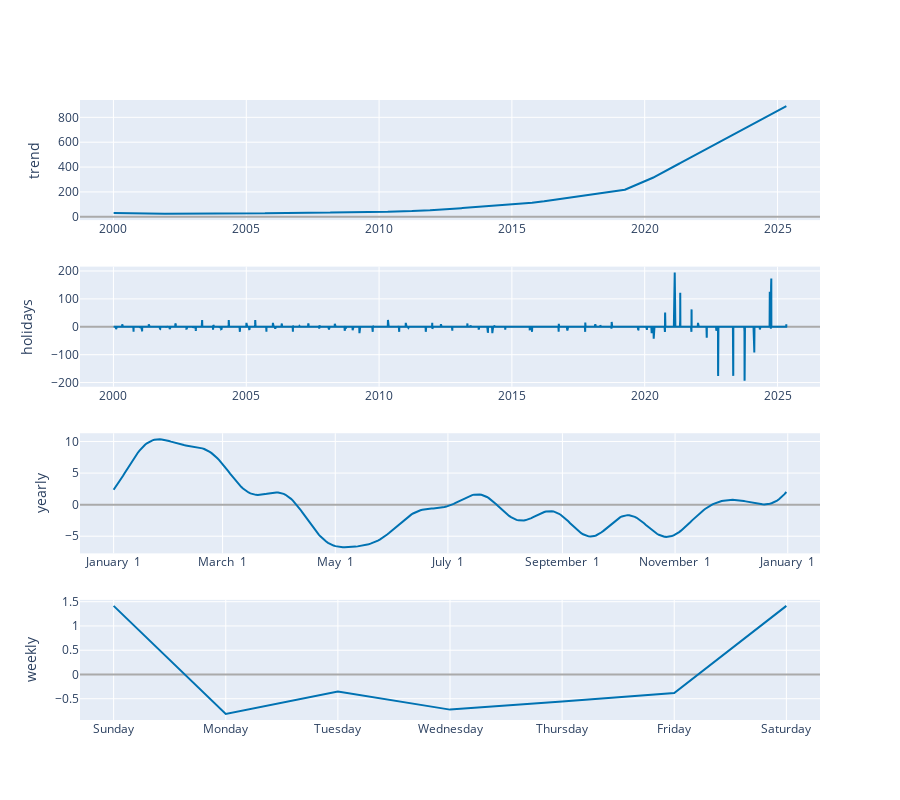

Notebook code cell kept with this figure:
### Code cell
forecast = m.predict(future)
plot_components_plotly(m, forecast)

### Figure 1 — Plotly figure (JSON) as saved in the notebook; plotly's stock layout.template omitted (floating-point values rounded to 4 significant figures; data arrays with more than 128 entries replaced by an {"elided": "..."} marker saying what was removed)
{"data": [{"line": {"color": "#0072B2", "width": 2}, "mode": "lines", "name": "trend", "type": "scatter", "x": {"elided": "6314 str values"}, "xaxis": "x", "y": {"elided": "6314 float values"}, "yaxis": "y"}, {"line": {"color": "#0072B2", "width": 2}, "mode": "lines", "name": "holidays", "text": {"elided": "6314 str values"}, "type": "scatter", "x": {"elided": "6314 str values"}, "xaxis": "x2", "y": {"elided": "6314 float values"}, "yaxis": "y2"}, {"line": {"color": "#0072B2", "width": 2}, "mode": "lines", "name": "yearly", "type": "scatter", "x": {"elided": "365 str values"}, "xaxis": "x3", "y": {"elided": "365 float values"}, "yaxis": "y3"}, {"line": {"color": "#0072B2", "width": 2}, "mode": "lines", "name": "weekly", "type": "scatter", "x": ["2017-01-01T00:00:00", "2017-01-02T00:00:00", "2017-01-03T00:00:00", "2017-01-04T00:00:00", "2017-01-05T00:00:00", "2017-01-06T00:00:00", "2017-01-07T00:00:00"], "xaxis": "x4", "y": [1.414, -0.8143, -0.3509, -0.724, -0.5571, -0.3814, 1.414], "yaxis": "y4"}], "layout": {"height": 800, "showlegend": false, "width": 900, "xaxis": {"anchor": "y", "domain": [0, 1], "range": ["1998-09-28T12:00:00", "2026-08-07T12:00:00"], "type": "date"}, "xaxis2": {"anchor": "y2", "domain": [0, 1], "range": ["1998-09-28T12:00:00", "2026-08-07T12:00:00"], "type": "date"}, "xaxis3": {"anchor": "y3", "domain": [0, 1], "range": ["2016-12-13T18:54:02.958904115", "2018-01-18T11:04:57.863013581"], "tickformat": "%B %e", "type": "date"}, "xaxis4": {"anchor": "y4", "domain": [0, 1], "range": ["2016-12-31T16:48:00", "2017-01-07T07:12:00"], "tickformat": "%A", "type": "date"}, "yaxis": {"anchor": "x", "autorange": true, "domain": [0.8063, 1], "range": [-27.03, 939.5], "rangemode": "normal", "title": {"text": "trend"}, "type": "linear", "zerolinecolor": "#AAA"}, "yaxis2": {"anchor": "x2", "autorange": true, "domain": [0.5375, 0.7312], "range": [-214.9, 215.7], "rangemode": "tozero", "title": {"text": "holidays"}, "type": "linear", "zerolinecolor": "#AAA"}, "yaxis3": {"anchor": "x3", "autorange": true, "domain": [0.2687, 0.4625], "range": [-7.722, 11.31], "title": {"text": "yearly"}, "type": "linear", "zerolinecolor": "#AAA"}, "yaxis4": {"anchor": "x4", "autorange": true, "domain": [0, 0.1938], "range": [-0.938, 1.538], "title": {"text": "weekly"}, "type": "linear", "zerolinecolor": "#AAA"}}}
